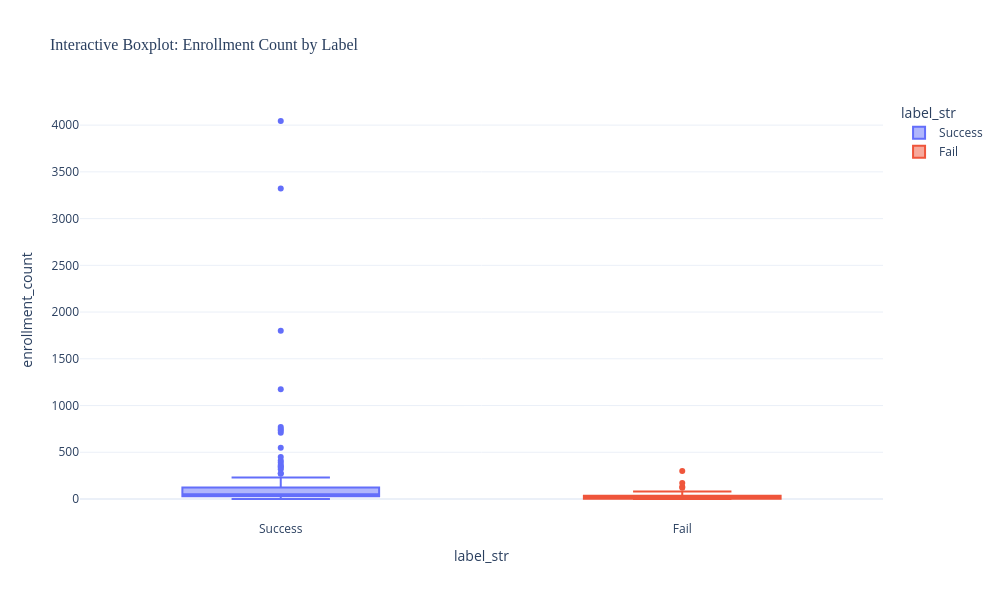

Here is the notebook cell this chart was saved with:
### Code cell
# ============================================================================
# 5.2 INTERACTIVE VISUALIZATION: Enrollment by Label (Boxplot)
# ============================================================================

# Convert label to string for better display
df_plot = df_clean.copy()
df_plot['label_str'] = df_plot['label_binary'].map({0: 'Fail', 1: 'Success'})

# Interactive boxplot using dashboard (correct parameter names: y_col, x_col)
fig_box = dashboard.plot_interactive_box(
    df=df_plot,
    y_col='enrollment_count',
    x_col='label_str',
    color_by='label_str',
    title='Interactive Boxplot: Enrollment Count by Label'
)

# Show the interactive plot
fig_box.show()

print("✅ Interactive boxplot displayed")

### Figure 1 — Plotly figure (JSON) as saved in the notebook; plotly's stock layout.template omitted (floating-point values rounded to 4 significant figures; data arrays with more than 128 entries replaced by an {"elided": "..."} marker saying what was removed)
{"data": [{"alignmentgroup": "True", "boxpoints": "outliers", "customdata": {"elided": "148x24 mixed values"}, "hovertemplate": "label_str=%{x}<br>enrollment_count=%{y}<br>nct_id=%{customdata[0]}<br>brief_title=%{customdata[1]}<br>overall_status=%{customdata[2]}<br>start_date=%{customdata[3]}<br>completion_date=%{customdata[4]}<br>study_type=%{customdata[5]}<br>phases=%{customdata[6]}<br>allocation=%{customdata[7]}<br>intervention_model=%{customdata[8]}<br>primary_purpose=%{customdata[9]}<br>masking=%{customdata[10]}<br>enrollment_type=%{customdata[11]}<br>lead_sponsor_name=%{customdata[12]}<br>lead_sponsor_class=%{customdata[13]}<br>has_dmc=%{customdata[14]}<br>conditions=%{customdata[15]}<br>num_conditions=%{customdata[16]}<br>intervention_types=%{customdata[17]}<br>intervention_names=%{customdata[18]}<br>num_interventions=%{customdata[19]}<br>num_arms=%{customdata[20]}<br>has_results=%{customdata[21]}<br>enrollment_count_was_missing=%{customdata[22]}<br>label_binary=%{customdata[23]}<extra></extra>", "legendgroup": "Success", "marker": {"color": "#636efa"}, "name": "Success", "notched": false, "offsetgroup": "Success", "orientation": "v", "showlegend": true, "type": "box", "x": {"elided": "148 str values"}, "x0": " ", "xaxis": "x", "y": {"elided": "148 float values"}, "y0": " ", "yaxis": "y"}, {"alignmentgroup": "True", "boxpoints": "outliers", "customdata": {"elided": "52x24 mixed values"}, "hovertemplate": "label_str=%{x}<br>enrollment_count=%{y}<br>nct_id=%{customdata[0]}<br>brief_title=%{customdata[1]}<br>overall_status=%{customdata[2]}<br>start_date=%{customdata[3]}<br>completion_date=%{customdata[4]}<br>study_type=%{customdata[5]}<br>phases=%{customdata[6]}<br>allocation=%{customdata[7]}<br>intervention_model=%{customdata[8]}<br>primary_purpose=%{customdata[9]}<br>masking=%{customdata[10]}<br>enrollment_type=%{customdata[11]}<br>lead_sponsor_name=%{customdata[12]}<br>lead_sponsor_class=%{customdata[13]}<br>has_dmc=%{customdata[14]}<br>conditions=%{customdata[15]}<br>num_conditions=%{customdata[16]}<br>intervention_types=%{customdata[17]}<br>intervention_names=%{customdata[18]}<br>num_interventions=%{customdata[19]}<br>num_arms=%{customdata[20]}<br>has_results=%{customdata[21]}<br>enrollment_count_was_missing=%{customdata[22]}<br>label_binary=%{customdata[23]}<extra></extra>", "legendgroup": "Fail", "marker": {"color": "#EF553B"}, "name": "Fail", "notched": false, "offsetgroup": "Fail", "orientation": "v", "showlegend": true, "type": "box", "x": ["Fail", "Fail", "Fail", "Fail", "Fail", "Fail", "Fail", "Fail", "Fail", "Fail", "Fail", "Fail", "Fail", "Fail", "Fail", "Fail", "Fail", "Fail", "Fail", "Fail", "Fail", "Fail", "Fail", "Fail", "Fail", "Fail", "Fail", "Fail", "Fail", "Fail", "Fail", "Fail", "Fail", "Fail", "Fail", "Fail", "Fail", "Fail", "Fail", "Fail", "Fail", "Fail", "Fail", "Fail", "Fail", "Fail", "Fail", "Fail", "Fail", "Fail", "Fail", "Fail"], "x0": " ", "xaxis": "x", "y": [10.0, 3.0, 0.0, 9.0, 30.0, 1.0, 79.0, 0.0, 53.0, 171.0, 48.0, 18.0, 28.0, 6.0, 21.0, 8.0, 2.0, 25.0, 121.0, 4.0, 3.0, 9.0, 47.0, 0.0, 48.0, 39.0, 9.0, 4.0, 18.0, 0.0, 4.0, 80.0, 30.0, 8.0, 0.0, 1.0, 5.0, 29.0, 25.0, 0.0, 12.0, 45.0, 7.0, 6.0, 130.0, 0.0, 0.0, 46.0, 0.0, 300.0, 0.0, 32.0], "y0": " ", "yaxis": "y"}], "layout": {"boxmode": "overlay", "font": {"size": 12}, "height": 600, "hovermode": "closest", "legend": {"title": {"text": "label_str"}, "tracegroupgap": 0}, "showlegend": true, "title": {"font": {"family": "Arial Black", "size": 16}, "text": "Interactive Boxplot: Enrollment Count by Label"}, "width": 1000, "xaxis": {"anchor": "y", "categoryarray": ["Success", "Fail"], "categoryorder": "array", "domain": [0, 1], "title": {"text": "label_str"}}, "yaxis": {"anchor": "x", "domain": [0, 1], "title": {"text": "enrollment_count"}}}}
